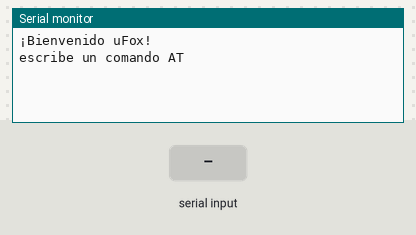
Bench run of a sketch on a simulated Arduino Mega 2560, built with avr-gcc and run on an emulated ATmega2560. Shown: the last lines printed to the serial monitor. The test bench sets the inputs (shaded band).

Above: at 6.2 s.
6.3 s: "1" received over the second serial link
At 7.0 s:
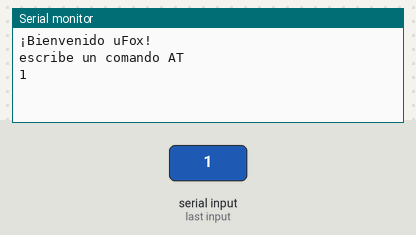
7.8 s: "0" received over the second serial link
At 8.1 s:
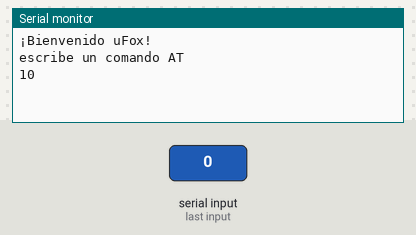

The sketch:

Comunicacion_serial_modem_wisol.ino
```cpp
void setup() {

  Serial.begin(9600);
  Serial1.begin(9600);
  delay(5000);
  Serial.println("¡Bienvenido uFox!");
  Serial.println("escribe un comando AT");
}

void loop() {
   while (Serial.available()) {
    Serial1.write(Serial.read());
  }
  while (Serial1.available()) {
    Serial.write(Serial1.read());
  }
}
```

Measured:
- after the input at 6.3 s, the serial monitor: prints a new line at once (image 1)
- after the input at 7.8 s, the serial monitor: prints a new line at once (image 2)
